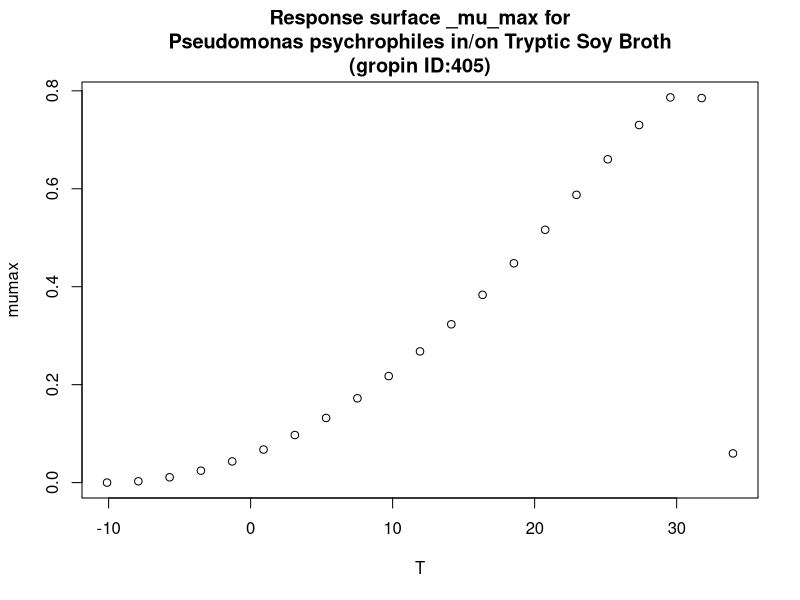

This chart was generated by the following R code:
#############################
# start of Parameter script
#############################
T <- seq(-10.1101,33.966033966034,length.out=21)
#############################
# end of Parameter script
#############################
############################# 
# start of Model script Gropin ID 405 
#############################
 
# constant coefficients for this model
 
variables <- data.frame(T)
argumentsPar <- unique.data.frame(expand.grid(variables))
 
# heart of the model
response_surface <- function(T) {
   mumax <-(8*(10^-1)*(T-34)*((T+10.1)^2))/((30.8+10.1)*((30.8+10.1)*(T-30.8)-(30.8-34)*(30.8-10.1-2*T)))

	return(mumax=mumax)
} 

# output parameters
responseSurface <- cbind(argumentsPar,response_surface(argumentsPar['T']))
colnames(responseSurface) <- c(colnames(argumentsPar),'mumax')
#############################
# End of Model script
#############################
############################# 
# start of Visualisation script Gropin ID 405 
#############################
titleText <-'Response surface _mu_max for
Pseudomonas psychrophiles in/on Tryptic Soy Broth
(gropin ID:405)'
plot(T,responseSurface$'mumax',xlab='T',
                          ylab='mumax',main=titleText)
#############################
# End of Visualisation script
#############################
